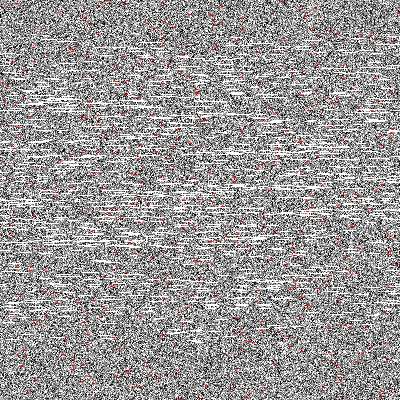
#> input picture computer-science/programming-challenges/Intermediate/337 [Intermediate] Scrambled images/1_scrambled.png, 400 x 400 px
$ python -i scrambled_image.py   (imports and definitions only)
#> lines starting #> are read from the running program, lines starting #| are printed output that depends on the picture
from PIL import Image
import sys

def unscramble_image(image):
	width, height = image.size
	result = Image.new("RGBA", (width, height))

	for row in range(height):
		for col in range(width):
			pixel = image.getpixel((col, row))
			if not greyscale(pixel):
				circular_shift_pixels(image, result, row, col)
				break

	return result

def explore_image():
	image = Image.open(sys.argv[1])
	width, height = image.size

	print("\nGetting non-greyscale pixels along rows...\n")
	for row in range(height):
		for col in range(width):
			pixel = image.getpixel((col, row))
			if not greyscale(pixel):
				print(col, end=" ")
		print()

	print("\nGetting non-greyscale pixels along columns...\n")
	for col in range(width):
		for row in range(height):
			pixel = image.getpixel((col, row))
			if not greyscale(pixel):
				print(row, end=" ")
		print()


def circular_shift_pixels(image, result, row, col_index):
	width, height = image.size

	for col in range(width):
		new_col = (col + col_index) % width
		new_pixel = image.getpixel((new_col, row))
		result.putpixel((col, row), new_pixel)


def greyscale(pixel):
	return pixel[0] == pixel[1] == pixel[2]

def main():
	image = Image.open(sys.argv[1])
	unscrambled_image = unscramble_image(image)

	image_2 = unscrambled_image.rotate(180)
	image_2.show()

	unscrambled_image = unscramble_image(image_2)

	unscrambled_image.show()

# [3 lines not run here, left out]

>>> from PIL import Image
>>> picture = Image.open('1_scrambled.png')
#> picture is the input picture: PIL image 400x400 RGBA; mean R, G, B, A 154.2, 152.3, 152.3, 255
>>> result = unscramble_image(picture)
#> in unscramble_image, `result = Image.new("RGBA", (width, height))`: result: PIL image 400x400 RGBA; every value is 0
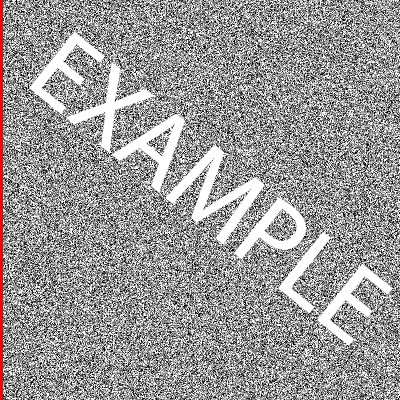
#> result: PIL image 400x400 RGBA; mean R, G, B, A 154.2, 152.3, 152.3, 255

$ run again, on computer-science/programming-challenges/Intermediate/337 [Intermediate] Scrambled images/3_scrambled.png
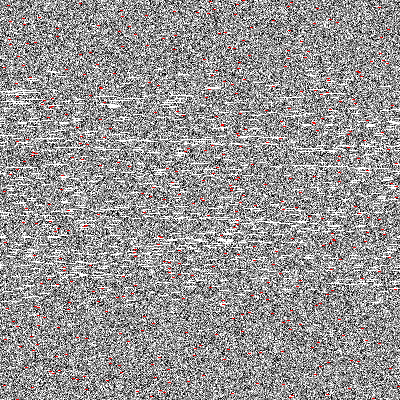
#> input picture computer-science/programming-challenges/Intermediate/337 [Intermediate] Scrambled images/3_scrambled.png, 400 x 400 px
#> picture is the input picture: PIL image 400x400 RGBA; mean R, G, B, A 150.9, 149, 149, 255
#> `result = unscramble_image(picture)`:
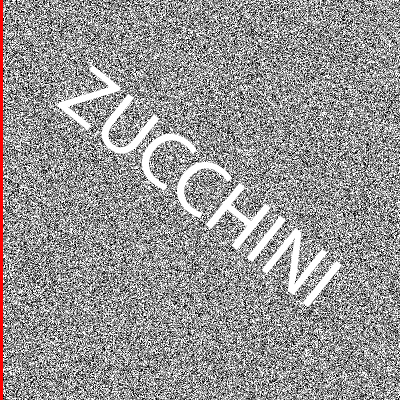
#> result: PIL image 400x400 RGBA; mean R, G, B, A 150.9, 149, 149, 255

$ run again, on computer-science/programming-challenges/Intermediate/337 [Intermediate] Scrambled images/4_scrambled.png
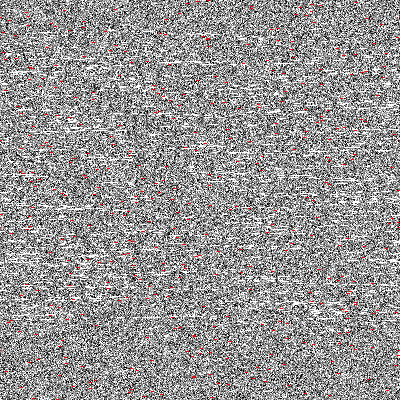
#> input picture computer-science/programming-challenges/Intermediate/337 [Intermediate] Scrambled images/4_scrambled.png, 400 x 400 px
#> picture is the input picture: PIL image 400x400 RGBA; mean R, G, B, A 151, 149, 149, 255
#> `result = unscramble_image(picture)`:
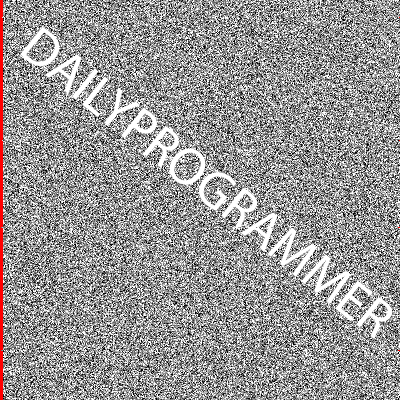
#> result: PIL image 400x400 RGBA; mean R, G, B, A 151, 149, 149, 255

$ run again, on computer-science/programming-challenges/Intermediate/337 [Intermediate] Scrambled images/5_scrambled.png
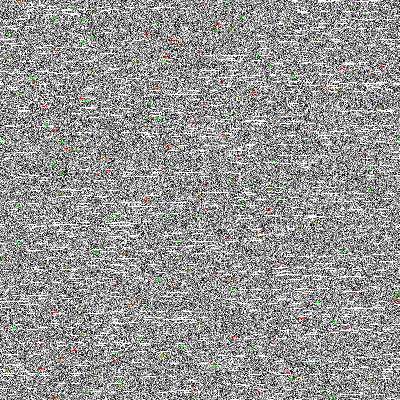
#> input picture computer-science/programming-challenges/Intermediate/337 [Intermediate] Scrambled images/5_scrambled.png, 400 x 400 px
#> picture is the input picture: PIL image 400x400 RGBA; mean R, G, B, A 150.4, 150.4, 149.5, 255
#> `result = unscramble_image(picture)`:
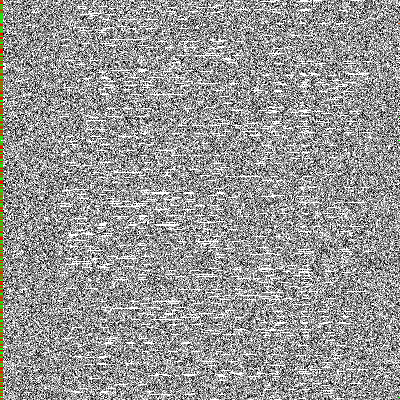
#> result: PIL image 400x400 RGBA; mean R, G, B, A 150.4, 150.4, 149.5, 255
